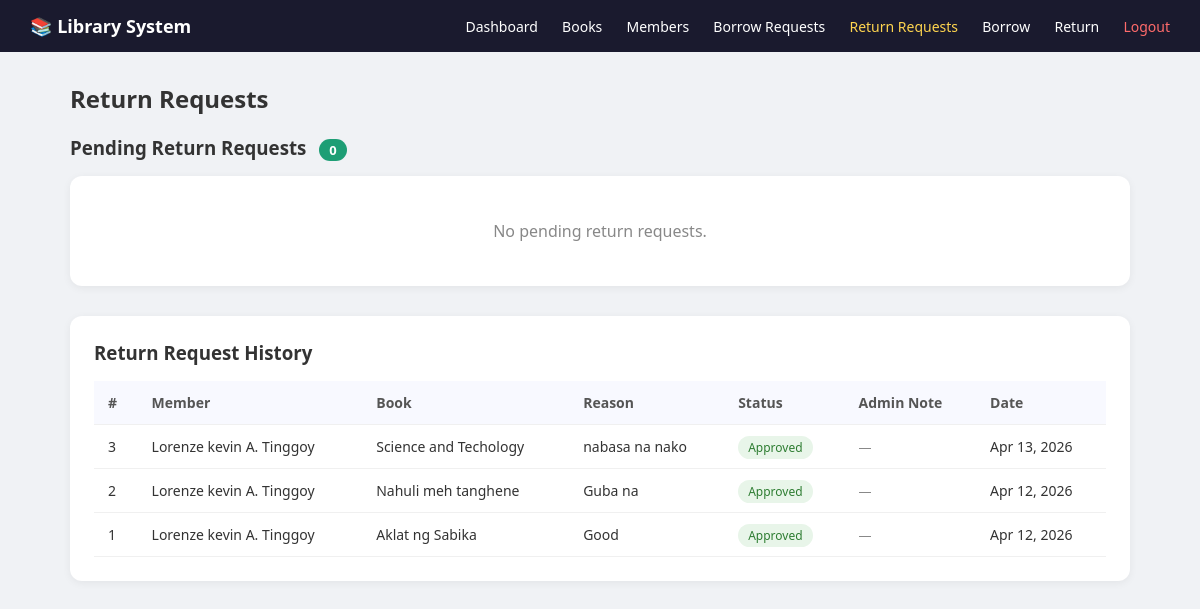
Screenshot of /return_requests.php (signed in) with the database file from the repository.
### tables this page shows
CREATE TABLE `return_requests` (
  `id` int(11) NOT NULL,
  `user_id` int(11) NOT NULL,
  `book_id` int(11) NOT NULL,
  `borrow_record_id` int(11) NOT NULL,
  `reason` varchar(255) DEFAULT NULL,
  `status` enum('pending','approved','rejected') DEFAULT 'pending',
  `admin_note` varchar(255) DEFAULT NULL,
  `requested_at` timestamp NOT NULL DEFAULT current_timestamp()
);

CREATE TABLE `users` (
  `id` int(11) NOT NULL,
  `name` varchar(100) NOT NULL,
  `email` varchar(100) NOT NULL,
  `password` varchar(255) NOT NULL,
  `role` enum('admin','user') DEFAULT 'user',
  `created_at` timestamp NOT NULL DEFAULT current_timestamp()
);

CREATE TABLE `books` (
  `id` int(11) NOT NULL,
  `book_no` varchar(50) DEFAULT NULL,
  `genre` varchar(100) DEFAULT NULL,
  `title` varchar(200) NOT NULL,
  `author` varchar(100) NOT NULL,
  `isbn` varchar(50) DEFAULT NULL,
  `category` varchar(100) DEFAULT NULL,
  `quantity` int(11) DEFAULT 1,
  `available` int(11) DEFAULT 1,
  `created_at` timestamp NOT NULL DEFAULT current_timestamp()
);

### return_requests.php (the view, shortened to what this page needs)
<?php
require 'includes/db_connect.php';
$pending = mysqli_query($conn, "
    SELECT rr.id, rr.borrow_record_id, rr.book_id,
           u.name AS member, u.email,
           b.title AS book, b.book_no,
           br.borrow_date, br.due_date,
           rr.reason, rr.requested_at
    FROM return_requests rr
    JOIN users u ON rr.user_id = u.id
    JOIN books b ON rr.book_id = b.id
    JOIN borrow_records br ON rr.borrow_record_id = br.id
    WHERE rr.status = 'pending'
    ORDER BY rr.requested_at ASC
");
$history = mysqli_query($conn, "
    SELECT rr.id, u.name AS member, b.title AS book,
           rr.reason, rr.status, rr.admin_note, rr.requested_at
    FROM return_requests rr
    JOIN users u ON rr.user_id = u.id
    JOIN books b ON rr.book_id = b.id
    WHERE rr.status != 'pending'
    ORDER BY rr.requested_at DESC
    LIMIT 20
");
$total_pending = mysqli_num_rows($pending);
$pending = mysqli_query($conn, "
    SELECT rr.id, rr.borrow_record_id, rr.book_id,
           u.name AS member, u.email,
           b.title AS book, b.book_no,
           br.borrow_date, br.due_date,
           rr.reason, rr.requested_at
    FROM return_requests rr
    JOIN users u ON rr.user_id = u.id
    JOIN books b ON rr.book_id = b.id
    JOIN borrow_records br ON rr.borrow_record_id = br.id
    WHERE rr.status = 'pending'
    ORDER BY rr.requested_at ASC
");
?>
<!DOCTYPE html>
<html lang="en">
<head>
    <link rel="stylesheet" href="css/style.css">
</head>
<body>
<nav class="navbar">
    <span style="font-weight:600; font-size:18px;">📚 Library System</span>
    <div>
        <a href="dashboard.php">Dashboard</a>
        <a href="books.php">Books</a>
        <a href="members.php">Members</a>
        <a href="borrow_requests.php">Borrow Requests</a>
        <a href="return_requests.php" style="color:#ffd54f;">Return Requests</a>
        <a href="borrow.php">Borrow</a>
        <a href="return.php">Return</a>
        <a href="logout.php" style="color:#ff6b6b;">Logout</a>
    </div>
</nav>
<div class="container">
    <h2 style="margin-bottom:20px;">Return Requests</h2>
    <h3 style="margin-bottom:16px;">
        Pending Return Requests
        <span style="background:#1D9E75; color:white; padding:2px 10px; border-radius:20px; font-size:13px; margin-left:8px;">
            <?= $total_pending ?>
        </span>
    </h3>
    <?php if ($total_pending > 0): ?>
        <?php while ($row = mysqli_fetch_assoc($pending)): ?>
        <div class="request-card">
            <h4 style="margin-bottom:12px;">
                <?= htmlspecialchars($row['book']) ?>
                <span style="font-weight:400; color:#888; font-size:13px;">(<?= htmlspecialchars($row['book_no'] ?? '—') ?>)</span>
            </h4>
            <div class="request-info">
                <div class="request-info-item">
                    <p>Member</p>
                    <p><?= htmlspecialchars($row['member']) ?></p>
                </div>
                <div class="request-info-item">
                    <p>Email</p>
                    <p><?= htmlspecialchars($row['email']) ?></p>
                </div>
                <div class="request-info-item">
                    <p>Borrow Date</p>
                    <p><?= $row['borrow_date'] ?></p>
                </div>
                <div class="request-info-item">
                    <p>Due Date</p>
                    <p><?= $row['due_date'] ?></p>
                </div>
                <div class="request-info-item">
                    <p>Reason / Condition</p>
                    <p><?= htmlspecialchars($row['reason']) ?></p>
                </div>
                <div class="request-info-item">
                    <p>Requested On</p>
                    <p><?= date('M d, Y h:i A', strtotime($row['requested_at'])) ?></p>
                </div>
            </div>
            <form method="POST" class="action-form">
                <input type="hidden" name="request_id"       value="<?= $row['id'] ?>">
                <input type="hidden" name="borrow_record_id" value="<?= $row['borrow_record_id'] ?>">
                <input type="hidden" name="book_id"          value="<?= $row['book_id'] ?>">
                <input type="text"   name="admin_note" placeholder="Add a note (optional)">
                <button type="submit" name="approve" class="btn-approve"
                    onclick="return confirm('Approve this return?')">
                    ✓ Approve Return
                </button>
                <button type="submit" name="reject" class="btn-reject"
                    onclick="return confirm('Reject this return request?')">
                    ✗ Reject
                </button>
            </form>
        </div>
        <?php endwhile; ?>
    <?php else: ?>
        <div class="table-box" style="margin-bottom:24px;">
            <p style="text-align:center; color:#888; padding:20px;">No pending return requests.</p>
        </div>
    <?php endif; ?>
    <div class="table-box" style="margin-top:30px;">
        <h3 style="margin-bottom:16px;">Return Request History</h3>
        <table>
            <thead>
                <tr>
                    <th>#</th>
                    <th>Member</th>
                    <th>Book</th>
                    <th>Reason</th>
                    <th>Status</th>
                    <th>Admin Note</th>
                    <th>Date</th>
                </tr>
            </thead>
            <tbody>
                <?php if (mysqli_num_rows($history) > 0): ?>
                    <?php while ($row = mysqli_fetch_assoc($history)): ?>
                    <tr>
                        <td><?= $row['id'] ?></td>
                        <td><?= htmlspecialchars($row['member']) ?></td>
                        <td><?= htmlspecialchars($row['book']) ?></td>
                        <td><?= htmlspecialchars($row['reason']) ?></td>
                        <td>
                            <span style="padding:3px 10px; border-radius:20px; font-size:12px;"
                                class="status-<?= $row['status'] ?>">
                                <?= ucfirst($row['status']) ?>
                            </span>
                        </td>
                        <td style="color:#888; font-size:13px;">
                            <?= $row['admin_note'] ? htmlspecialchars($row['admin_note']) : '—' ?>
                        </td>
                        <td><?= date('M d, Y', strtotime($row['requested_at'])) ?></td>
                    </tr>
                    <?php endwhile; ?>
                <?php else: ?>
                    <tr>
                        <td colspan="7" style="text-align:center; color:#888;">No history yet.</td>
                    </tr>
                <?php endif; ?>
            </tbody>
        </table>
    </div>
</div>
</body>
</html>

### css/style.css (style rules this page uses)
* { margin: 0; padding: 0; box-sizing: border-box; }
body { font-family: 'Segoe UI', sans-serif; background: #f0f2f5; color: #333; }
.navbar { background: #1a1a2e; color: white; padding: 14px 30px; display: flex; justify-content: space-between; align-items: center; }
.navbar a { color: white; text-decoration: none; margin-left: 20px; font-size: 14px; }
.container { max-width: 1100px; margin: 30px auto; padding: 0 20px; }
.table-box { background: white; padding: 24px; border-radius: 12px; box-shadow: 0 2px 8px rgba(0,0,0,0.06); }
table { width: 100%; border-collapse: collapse; }
th, td { padding: 12px 14px; text-align: left; border-bottom: 1px solid #f0f0f0; font-size: 14px; }
th { background: #f8f9ff; font-weight: 600; color: #555; }

### return_requests.php (style rules this page uses)
.status-approved { background:#e8f5e9; color:#2e7d32; }

### rows the page displays
return_requests: id "3", user.name "Lorenze kevin A. Tinggoy", book.title "Science and Techology", reason "nabasa na nako", status "Approved", requested_at "Apr 13, 2026"
return_requests: id "2", user.name "Lorenze kevin A. Tinggoy", book.title "Nahuli meh tanghene", reason "Guba na", status "Approved", requested_at "Apr 12, 2026"
return_requests: id "1", user.name "Lorenze kevin A. Tinggoy", book.title "Aklat ng Sabika", reason "Good", status "Approved", requested_at "Apr 12, 2026"

### other values shown
$total_pending "0"
